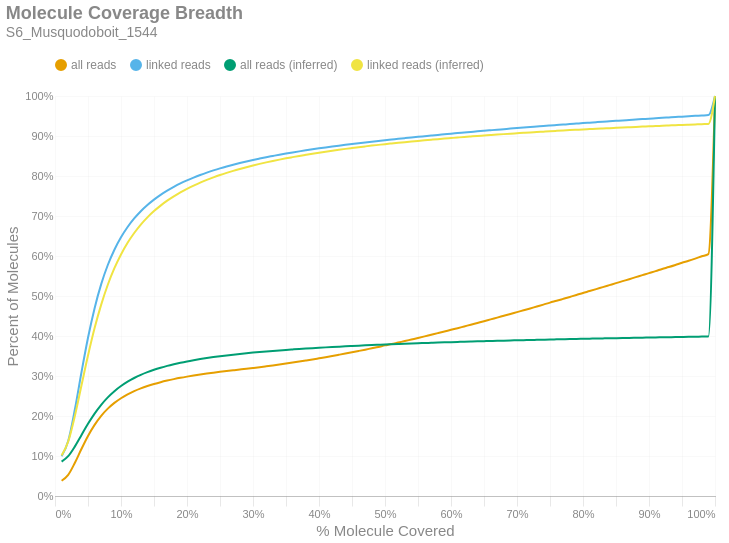

The code cell stored with this chart in its notebook:
### Markdown cell above
### Molecule Read Coverage
This chart shows molecule coverage breadth as computed by the number of bases aligned to that molecule. In other words, "*how much of each unique long molecule is actually sequenced/aligned?*" Keep in mind there is a distinction between sequences and alignments, since some sequences belonging to a particular molecule may not align well and wouldn't appear in the alignment data. This chart also shows molecule coverage breadth as computed by the *inferred fragment* from which the aligned sequences originate. Unlike read coverage, this calculation takes into account the total insert size, including unsequenced gaps between the forward and reverse reads. Like the previous figures, these are cumulative percents.

### Code cell
if SKIPLR:
    print_html(f"Skipped")
else:
    binned_df = consolidated_hist(valids['coverage_bp'], mask, 0.01, True)
    binned_df_inf = consolidated_hist(valids['coverage_inserts'], mask, 0.01, True)
    binned_df = binned_df.with_columns(pl.lit(binned_df_inf['all reads (cumsum)']).alias('all reads (inferred)'))
    binned_df = binned_df.with_columns(pl.lit(binned_df_inf['linked reads (cumsum)']).alias('linked reads (inferred)'))
    binned_df = binned_df.with_columns(
        (pl.col('bin').cast(pl.Float64) + 0.01).alias('right_edge')
    )

    with SafeRender(binned_df):
        (
            density_plot(binned_df, 'Molecule Coverage Breadth', samplename, 'molcov', ['all reads (inferred)','linked reads (inferred)'])
            .encode(
                #x=alt.X('bin:Q', title="% Molecule Covered").axis(format = '%').scale(padding=0),
                x=alt.X('right_edge:Q', title="% Molecule Covered").axis(format='%').scale(padding=0),
                y=alt.Y('value:Q', title='Percent of Molecules')
                    .axis(format='%')
                    .stack(False)
                    .scale(domainMin=0, padding=0),
                color=alt.Color("key:N").scale(domain = ["all reads", "linked reads", "all reads (inferred)", "linked reads (inferred)"]),
                tooltip = [
                    alt.Tooltip("key:N", title = "Data Type"),
                    alt.Tooltip("range_label:N", title="% Molecule Covered"),
                    alt.Tooltip("value:Q", format = ".2%", title="% Molecules")
                ]
            )
        ).display()

### Figure 1 — Vega-Lite specification as saved in the notebook (floating-point values rounded to 4 significant figures)
{"width": "container", "height": 400, "config": {"title": {"anchor": "start", "dy": -15, "fontSize": 18, "color": "#888888", "subtitleColor": "#888888", "subtitleFontSize": 14}, "arc": {"fill": "#0072B2"}, "axis": {"domainColor": "#888888", "domainWidth": 0.5, "gridWidth": 0.2, "grid": false, "titleFontWeight": 400, "titleFontSize": 15, "labelFontSize": 11, "labelColor": "#888888", "tickColor": "#888888", "tickWidth": 0.2, "titleColor": "#888888"}, "axisBand": {"grid": false}, "axisX": {"grid": true, "tickSize": 10, "domainCap": "round"}, "axisY": {"domain": false, "grid": true, "tickSize": 0, "domainCap": "round"}, "background": "transparent", "header": {"labelFontSize": 15, "labelColor": "#888888", "titleFontSize": 15, "titleFontWeight": 600, "titleColor": "#888888"}, "legend": {"labelFont": "sans-serif", "labelFontSize": 12, "labelColor": "#888888", "symbolSize": 100, "symbolType": "circle", "titleFontSize": 12, "titlePadding": 10, "titleColor": "#888888", "title": null, "orient": "top"}, "range": {"category": ["#E69F00", "#56B4E9", "#009E73", "#F0E442", "#0072B2", "#D55E00", "#CC79A7", "#000000"], "diverging": ["#cfe8f3", "#a2d4ec", "#73bfe2", "#46abdb", "#1696d2", "#12719e"]}, "area": {"fill": "#0072B2", "fillOpacity": 0.7, "line": true, "strokeOpacity": 0.7}, "line": {"color": "#0072B2", "stroke": "#0072B2", "strokeWidth": 2}, "trail": {"color": "#0072B2", "stroke": "#0072B2", "strokeWidth": 0, "size": 1}, "point": {"filled": true, "fillOpacity": 1.0, "size": 95}, "text": {"color": "#888888", "fontSize": 11, "align": "right", "fontWeight": 400, "size": 11}, "bar": {"fill": "#0072B2", "stroke": null}, "view": {"stroke": null, "continuousWidth": 660, "continuousHeight": 400}}, "data": {"name": "data-09ea3489c35f3fa43d71a38324c572a2"}, "mark": {"type": "line", "interpolate": "monotone", "point": {"opacity": 0, "size": 275}}, "encoding": {"color": {"field": "key", "scale": {"domain": ["all reads", "linked reads", "all reads (inferred)", "linked reads (inferred)"]}, "type": "nominal"}, "tooltip": [{"field": "key", "title": "Data Type", "type": "nominal"}, {"field": "range_label", "title": "% Molecule Covered", "type": "nominal"}, {"field": "value", "format": ".2%", "title": "% Molecules", "type": "quantitative"}], "x": {"axis": {"format": "%"}, "field": "right_edge", "scale": {"padding": 0}, "title": "% Molecule Covered", "type": "quantitative"}, "y": {"axis": {"format": "%"}, "field": "value", "scale": {"domainMin": 0, "padding": 0}, "stack": false, "title": "Percent of Molecules", "type": "quantitative"}}, "params": [{"name": "param_c36ac31b6afebe62", "select": {"type": "point", "fields": ["key"]}, "bind": "legend"}], "title": {"text": "Molecule Coverage Breadth", "subtitle": "S6_Musquodoboit_1544"}, "transform": [{"fold": ["all reads (cumsum)", "linked reads (cumsum)", "all reads (inferred)", "linked reads (inferred)"]}, {"calculate": "replace(datum.key, ' (cumsum)', '')", "as": "key"}, {"filter": {"param": "param_c36ac31b6afebe62"}}], "usermeta": {"embedOptions": {"downloadFileName": "S6_Musquodoboit_1544.molcov"}}, "$schema": "https://vega.github.io/schema/vega-lite/v6.1.0.json", "datasets": {"data-09ea3489c35f3fa43d71a38324c572a2": [{"bin": "0.0", "interval": "0.0-0.01", "all reads": 0.0382, "linked reads": 0.09914, "all reads (cumsum)": 0.0382, "linked reads (cumsum)": 0.09914, "range_label": "0.0-0.01", "all reads (inferred)": 0.0859, "linked reads (inferred)": 0.1012, "right_edge": 0.01}, {"bin": "0.01", "interval": "0.01-0.02", "all reads": 0.01475, "linked reads": 0.03828, "all reads (cumsum)": 0.05294, "linked reads (cumsum)": 0.1374, "range_label": "0.01-0.02", "all reads (inferred)": 0.09958, "linked reads (inferred)": 0.1363, "right_edge": 0.02}, {"bin": "0.02", "interval": "0.02-0.03", "all reads": 0.02955, "linked reads": 0.07807, "all reads (cumsum)": 0.08249, "linked reads (cumsum)": 0.2155, "range_label": "0.02-0.03", "all reads (inferred)": 0.1235, "linked reads (inferred)": 0.1995, "right_edge": 0.03}, {"bin": "0.03", "interval": "0.03-0.04", "all reads": 0.03488, "linked reads": 0.09272, "all reads (cumsum)": 0.1174, "linked reads (cumsum)": 0.3082, "range_label": "0.03-0.04", "all reads (inferred)": 0.1521, "linked reads (inferred)": 0.2755, "right_edge": 0.04}, {"bin": "0.04", "interval": "0.04-0.05", "all reads": 0.03274, "linked reads": 0.08729, "all reads (cumsum)": 0.1501, "linked reads (cumsum)": 0.3955, "range_label": "0.04-0.05", "all reads (inferred)": 0.1804, "linked reads (inferred)": 0.351, "right_edge": 0.05}, {"bin": "0.05", "interval": "0.05-0.06", "all reads": 0.02778, "linked reads": 0.07411, "all reads (cumsum)": 0.1779, "linked reads (cumsum)": 0.4696, "range_label": "0.05-0.06", "all reads (inferred)": 0.2061, "linked reads (inferred)": 0.4197, "right_edge": 0.06}, {"bin": "0.06", "interval": "0.06-0.07", "all reads": 0.02256, "linked reads": 0.06014, "all reads (cumsum)": 0.2005, "linked reads (cumsum)": 0.5297, "range_label": "0.06-0.07", "all reads (inferred)": 0.228, "linked reads (inferred)": 0.4784, "right_edge": 0.07}, {"bin": "0.07", "interval": "0.07-0.08", "all reads": 0.01792, "linked reads": 0.04776, "all reads (cumsum)": 0.2184, "linked reads (cumsum)": 0.5775, "range_label": "0.07-0.08", "all reads (inferred)": 0.2466, "linked reads (inferred)": 0.5281, "right_edge": 0.08}, {"bin": "0.08", "interval": "0.08-0.09", "all reads": 0.01436, "linked reads": 0.03826, "all reads (cumsum)": 0.2327, "linked reads (cumsum)": 0.6158, "range_label": "0.08-0.09", "all reads (inferred)": 0.2621, "linked reads (inferred)": 0.5695, "right_edge": 0.09}, {"bin": "0.09", "interval": "0.09-0.1", "all reads": 0.01169, "linked reads": 0.03108, "all reads (cumsum)": 0.2444, "linked reads (cumsum)": 0.6468, "range_label": "0.09-0.1", "all reads (inferred)": 0.2749, "linked reads (inferred)": 0.6037, "right_edge": 0.1}, {"bin": "0.1", "interval": "0.1-0.11", "all reads": 0.009682, "linked reads": 0.02567, "all reads (cumsum)": 0.2541, "linked reads (cumsum)": 0.6725, "range_label": "0.1-0.11", "all reads (inferred)": 0.2858, "linked reads (inferred)": 0.633, "right_edge": 0.11}, {"bin": "0.11", "interval": "0.11-0.12", "all reads": 0.008049, "linked reads": 0.02134, "all reads (cumsum)": 0.2622, "linked reads (cumsum)": 0.6938, "range_label": "0.11-0.12", "all reads (inferred)": 0.295, "linked reads (inferred)": 0.6575, "right_edge": 0.12}, {"bin": "0.12", "interval": "0.12-0.13", "all reads": 0.006863, "linked reads": 0.01816, "all reads (cumsum)": 0.269, "linked reads (cumsum)": 0.712, "range_label": "0.12-0.13", "all reads (inferred)": 0.3029, "linked reads (inferred)": 0.6785, "right_edge": 0.13}, {"bin": "0.13", "interval": "0.13-0.14", "all reads": 0.005854, "linked reads": 0.01548, "all reads (cumsum)": 0.2749, "linked reads (cumsum)": 0.7275, "range_label": "0.13-0.14", "all reads (inferred)": 0.3097, "linked reads (inferred)": 0.6966, "right_edge": 0.14}, {"bin": "0.14", "interval": "0.14-0.15", "all reads": 0.00514, "linked reads": 0.01356, "all reads (cumsum)": 0.28, "linked reads (cumsum)": 0.741, "range_label": "0.14-0.15", "all reads (inferred)": 0.3155, "linked reads (inferred)": 0.7122, "right_edge": 0.15}, {"bin": "0.15", "interval": "0.15-0.16", "all reads": 0.004536, "linked reads": 0.01192, "all reads (cumsum)": 0.2846, "linked reads (cumsum)": 0.753, "range_label": "0.15-0.16", "all reads (inferred)": 0.3207, "linked reads (inferred)": 0.726, "right_edge": 0.16}, {"bin": "0.16", "interval": "0.16-0.17", "all reads": 0.003981, "linked reads": 0.01045, "all reads (cumsum)": 0.2885, "linked reads (cumsum)": 0.7634, "range_label": "0.16-0.17", "all reads (inferred)": 0.3253, "linked reads (inferred)": 0.7383, "right_edge": 0.17}, {"bin": "0.17", "interval": "0.17-0.18", "all reads": 0.00361, "linked reads": 0.009393, "all reads (cumsum)": 0.2922, "linked reads (cumsum)": 0.7728, "range_label": "0.17-0.18", "all reads (inferred)": 0.3294, "linked reads (inferred)": 0.7491, "right_edge": 0.18}, {"bin": "0.18", "interval": "0.18-0.19", "all reads": 0.003325, "linked reads": 0.008618, "all reads (cumsum)": 0.2955, "linked reads (cumsum)": 0.7814, "range_label": "0.18-0.19", "all reads (inferred)": 0.3331, "linked reads (inferred)": 0.759, "right_edge": 0.19}, {"bin": "0.19", "interval": "0.19-0.2", "all reads": 0.002983, "linked reads": 0.007677, "all reads (cumsum)": 0.2985, "linked reads (cumsum)": 0.7891, "range_label": "0.19-0.2", "all reads (inferred)": 0.3365, "linked reads (inferred)": 0.7679, "right_edge": 0.2}, {"bin": "0.2", "interval": "0.2-0.21", "all reads": 0.002735, "linked reads": 0.006991, "all reads (cumsum)": 0.3012, "linked reads (cumsum)": 0.7961, "range_label": "0.2-0.21", "all reads (inferred)": 0.3395, "linked reads (inferred)": 0.7759, "right_edge": 0.21}, {"bin": "0.21", "interval": "0.21-0.22", "all reads": 0.002562, "linked reads": 0.006482, "all reads (cumsum)": 0.3038, "linked reads (cumsum)": 0.8026, "range_label": "0.21-0.22", "all reads (inferred)": 0.3423, "linked reads (inferred)": 0.7834, "right_edge": 0.22}, {"bin": "0.22", "interval": "0.22-0.23", "all reads": 0.002386, "linked reads": 0.005971, "all reads (cumsum)": 0.3061, "linked reads (cumsum)": 0.8085, "range_label": "0.22-0.23", "all reads (inferred)": 0.3448, "linked reads (inferred)": 0.7901, "right_edge": 0.23}, {"bin": "0.23", "interval": "0.23-0.24", "all reads": 0.002194, "linked reads": 0.005425, "all reads (cumsum)": 0.3083, "linked reads (cumsum)": 0.814, "range_label": "0.23-0.24", "all reads (inferred)": 0.3472, "linked reads (inferred)": 0.7965, "right_edge": 0.24}, {"bin": "0.24", "interval": "0.24-0.25", "all reads": 0.002104, "linked reads": 0.005133, "all reads (cumsum)": 0.3104, "linked reads (cumsum)": 0.8191, "range_label": "0.24-0.25", "all reads (inferred)": 0.3495, "linked reads (inferred)": 0.8024, "right_edge": 0.25}, {"bin": "0.25", "interval": "0.25-0.26", "all reads": 0.001989, "linked reads": 0.004755, "all reads (cumsum)": 0.3124, "linked reads (cumsum)": 0.8239, "range_label": "0.25-0.26", "all reads (inferred)": 0.3515, "linked reads (inferred)": 0.8078, "right_edge": 0.26}, {"bin": "0.26", "interval": "0.26-0.27", "all reads": 0.00188, "linked reads": 0.00439, "all reads (cumsum)": 0.3143, "linked reads (cumsum)": 0.8282, "range_label": "0.26-0.27", "all reads (inferred)": 0.3534, "linked reads (inferred)": 0.8129, "right_edge": 0.27}, {"bin": "0.27", "interval": "0.27-0.28", "all reads": 0.001884, "linked reads": 0.004172, "all reads (cumsum)": 0.3162, "linked reads (cumsum)": 0.8324, "range_label": "0.27-0.28", "all reads (inferred)": 0.3552, "linked reads (inferred)": 0.8176, "right_edge": 0.28}, {"bin": "0.28", "interval": "0.28-0.29", "all reads": 0.001899, "linked reads": 0.003888, "all reads (cumsum)": 0.3181, "linked reads (cumsum)": 0.8363, "range_label": "0.28-0.29", "all reads (inferred)": 0.3569, "linked reads (inferred)": 0.822, "right_edge": 0.29}, {"bin": "0.29", "interval": "0.29-0.3", "all reads": 0.001973, "linked reads": 0.00373, "all reads (cumsum)": 0.3201, "linked reads (cumsum)": 0.84, "range_label": "0.29-0.3", "all reads (inferred)": 0.3585, "linked reads (inferred)": 0.8263, "right_edge": 0.3}, {"bin": "0.3", "interval": "0.3-0.31", "all reads": 0.002023, "linked reads": 0.003517, "all reads (cumsum)": 0.3221, "linked reads (cumsum)": 0.8435, "range_label": "0.3-0.31", "all reads (inferred)": 0.36, "linked reads (inferred)": 0.8303, "right_edge": 0.31}, {"bin": "0.31", "interval": "0.31-0.32", "all reads": 0.002144, "linked reads": 0.003428, "all reads (cumsum)": 0.3242, "linked reads (cumsum)": 0.847, "range_label": "0.31-0.32", "all reads (inferred)": 0.3614, "linked reads (inferred)": 0.8341, "right_edge": 0.32}, {"bin": "0.32", "interval": "0.32-0.33", "all reads": 0.002191, "linked reads": 0.003129, "all reads (cumsum)": 0.3264, "linked reads (cumsum)": 0.8501, "range_label": "0.32-0.33", "all reads (inferred)": 0.3628, "linked reads (inferred)": 0.8376, "right_edge": 0.33}, {"bin": "0.33", "interval": "0.33-0.34", "all reads": 0.002278, "linked reads": 0.003103, "all reads (cumsum)": 0.3287, "linked reads (cumsum)": 0.8532, "range_label": "0.33-0.34", "all reads (inferred)": 0.364, "linked reads (inferred)": 0.841, "right_edge": 0.34}, {"bin": "0.34", "interval": "0.34-0.35", "all reads": 0.002347, "linked reads": 0.002932, "all reads (cumsum)": 0.3311, "linked reads (cumsum)": 0.8561, "range_label": "0.34-0.35", "all reads (inferred)": 0.3652, "linked reads (inferred)": 0.8442, "right_edge": 0.35}, {"bin": "0.35", "interval": "0.35-0.36", "all reads": 0.002415, "linked reads": 0.00279, "all reads (cumsum)": 0.3335, "linked reads (cumsum)": 0.8589, "range_label": "0.35-0.36", "all reads (inferred)": 0.3664, "linked reads (inferred)": 0.8472, "right_edge": 0.36}, {"bin": "0.36", "interval": "0.36-0.37", "all reads": 0.00252, "linked reads": 0.002655, "all reads (cumsum)": 0.336, "linked reads (cumsum)": 0.8616, "range_label": "0.36-0.37", "all reads (inferred)": 0.3675, "linked reads (inferred)": 0.8502, "right_edge": 0.37}, {"bin": "0.37", "interval": "0.37-0.38", "all reads": 0.002635, "linked reads": 0.002577, "all reads (cumsum)": 0.3386, "linked reads (cumsum)": 0.8642, "range_label": "0.37-0.38", "all reads (inferred)": 0.3686, "linked reads (inferred)": 0.853, "right_edge": 0.38}, {"bin": "0.38", "interval": "0.38-0.39", "all reads": 0.002699, "linked reads": 0.002526, "all reads (cumsum)": 0.3413, "linked reads (cumsum)": 0.8667, "range_label": "0.38-0.39", "all reads (inferred)": 0.3696, "linked reads (inferred)": 0.8558, "right_edge": 0.39}, {"bin": "0.39", "interval": "0.39-0.4", "all reads": 0.002843, "linked reads": 0.002423, "all reads (cumsum)": 0.3442, "linked reads (cumsum)": 0.8691, "range_label": "0.39-0.4", "all reads (inferred)": 0.3706, "linked reads (inferred)": 0.8584, "right_edge": 0.4}, {"bin": "0.4", "interval": "0.4-0.41", "all reads": 0.002853, "linked reads": 0.00231, "all reads (cumsum)": 0.347, "linked reads (cumsum)": 0.8714, "range_label": "0.4-0.41", "all reads (inferred)": 0.3716, "linked reads (inferred)": 0.8608, "right_edge": 0.41}, {"bin": "0.41", "interval": "0.41-0.42", "all reads": 0.00297, "linked reads": 0.002235, "all reads (cumsum)": 0.35, "linked reads (cumsum)": 0.8737, "range_label": "0.41-0.42", "all reads (inferred)": 0.3725, "linked reads (inferred)": 0.8632, "right_edge": 0.42}, {"bin": "0.42", "interval": "0.42-0.43", "all reads": 0.003058, "linked reads": 0.002169, "all reads (cumsum)": 0.353, "linked reads (cumsum)": 0.8758, "range_label": "0.42-0.43", "all reads (inferred)": 0.3734, "linked reads (inferred)": 0.8656, "right_edge": 0.43}, {"bin": "0.43", "interval": "0.43-0.44", "all reads": 0.003094, "linked reads": 0.002086, "all reads (cumsum)": 0.3561, "linked reads (cumsum)": 0.8779, "range_label": "0.43-0.44", "all reads (inferred)": 0.3742, "linked reads (inferred)": 0.8678, "right_edge": 0.44}, {"bin": "0.44", "interval": "0.44-0.45", "all reads": 0.003184, "linked reads": 0.00201, "all reads (cumsum)": 0.3593, "linked reads (cumsum)": 0.8799, "range_label": "0.44-0.45", "all reads (inferred)": 0.375, "linked reads (inferred)": 0.8699, "right_edge": 0.45}, {"bin": "0.45", "interval": "0.45-0.46", "all reads": 0.003252, "linked reads": 0.002007, "all reads (cumsum)": 0.3626, "linked reads (cumsum)": 0.8819, "range_label": "0.45-0.46", "all reads (inferred)": 0.3758, "linked reads (inferred)": 0.872, "right_edge": 0.46}, {"bin": "0.46", "interval": "0.46-0.47", "all reads": 0.003311, "linked reads": 0.001902, "all reads (cumsum)": 0.3659, "linked reads (cumsum)": 0.8838, "range_label": "0.46-0.47", "all reads (inferred)": 0.3766, "linked reads (inferred)": 0.874, "right_edge": 0.47}, {"bin": "0.47", "interval": "0.47-0.48", "all reads": 0.003446, "linked reads": 0.0019, "all reads (cumsum)": 0.3693, "linked reads (cumsum)": 0.8857, "range_label": "0.47-0.48", "all reads (inferred)": 0.3773, "linked reads (inferred)": 0.876, "right_edge": 0.48}, {"bin": "0.48", "interval": "0.48-0.49", "all reads": 0.003383, "linked reads": 0.001886, "all reads (cumsum)": 0.3727, "linked reads (cumsum)": 0.8876, "range_label": "0.48-0.49", "all reads (inferred)": 0.378, "linked reads (inferred)": 0.8778, "right_edge": 0.49}, {"bin": "0.49", "interval": "0.49-0.5", "all reads": 0.003807, "linked reads": 0.001876, "all reads (cumsum)": 0.3765, "linked reads (cumsum)": 0.8895, "range_label": "0.49-0.5", "all reads (inferred)": 0.3788, "linked reads (inferred)": 0.8796, "right_edge": 0.5}, {"bin": "0.5", "interval": "0.5-0.51", "all reads": 0.003316, "linked reads": 0.001711, "all reads (cumsum)": 0.3798, "linked reads (cumsum)": 0.8912, "range_label": "0.5-0.51", "all reads (inferred)": 0.3794, "linked reads (inferred)": 0.8813, "right_edge": 0.51}, {"bin": "0.51", "interval": "0.51-0.52", "all reads": 0.003804, "linked reads": 0.001737, "all reads (cumsum)": 0.3836, "linked reads (cumsum)": 0.8929, "range_label": "0.51-0.52", "all reads (inferred)": 0.38, "linked reads (inferred)": 0.883, "right_edge": 0.52}, {"bin": "0.52", "interval": "0.52-0.53", "all reads": 0.003697, "linked reads": 0.001693, "all reads (cumsum)": 0.3873, "linked reads (cumsum)": 0.8946, "range_label": "0.52-0.53", "all reads (inferred)": 0.3807, "linked reads (inferred)": 0.8846, "right_edge": 0.53}, {"bin": "0.53", "interval": "0.53-0.54", "all reads": 0.003873, "linked reads": 0.001675, "all reads (cumsum)": 0.3912, "linked reads (cumsum)": 0.8963, "range_label": "0.53-0.54", "all reads (inferred)": 0.3813, "linked reads (inferred)": 0.8862, "right_edge": 0.54}, {"bin": "0.54", "interval": "0.54-0.55", "all reads": 0.003842, "linked reads": 0.001635, "all reads (cumsum)": 0.3951, "linked reads (cumsum)": 0.8979, "range_label": "0.54-0.55", "all reads (inferred)": 0.3819, "linked reads (inferred)": 0.8878, "right_edge": 0.55}, {"bin": "0.55", "interval": "0.55-0.56", "all reads": 0.003991, "linked reads": 0.001602, "all reads (cumsum)": 0.399, "linked reads (cumsum)": 0.8995, "range_label": "0.55-0.56", "all reads (inferred)": 0.3824, "linked reads (inferred)": 0.8892, "right_edge": 0.56}, {"bin": "0.56", "interval": "0.56-0.57", "all reads": 0.004076, "linked reads": 0.001602, "all reads (cumsum)": 0.4031, "linked reads (cumsum)": 0.9012, "range_label": "0.56-0.57", "all reads (inferred)": 0.383, "linked reads (inferred)": 0.8907, "right_edge": 0.57}, {"bin": "0.57", "interval": "0.57-0.58", "all reads": 0.004027, "linked reads": 0.001574, "all reads (cumsum)": 0.4071, "linked reads (cumsum)": 0.9027, "range_label": "0.57-0.58", "all reads (inferred)": 0.3836, "linked reads (inferred)": 0.8922, "right_edge": 0.58}, {"bin": "0.58", "interval": "0.58-0.59", "all reads": 0.004105, "linked reads": 0.0015, "all reads (cumsum)": 0.4113, "linked reads (cumsum)": 0.9042, "range_label": "0.58-0.59", "all reads (inferred)": 0.3841, "linked reads (inferred)": 0.8936, "right_edge": 0.59}, {"bin": "0.59", "interval": "0.59-0.6", "all reads": 0.004283, "linked reads": 0.001532, "all reads (cumsum)": 0.4155, "linked reads (cumsum)": 0.9058, "range_label": "0.59-0.6", "all reads (inferred)": 0.3846, "linked reads (inferred)": 0.8949, "right_edge": 0.6}, {"bin": "0.6", "interval": "0.6-0.61", "all reads": 0.004057, "linked reads": 0.001443, "all reads (cumsum)": 0.4196, "linked reads (cumsum)": 0.9072, "range_label": "0.6-0.61", "all reads (inferred)": 0.3851, "linked reads (inferred)": 0.8962, "right_edge": 0.61}, {"bin": "0.61", "interval": "0.61-0.62", "all reads": 0.004348, "linked reads": 0.00147, "all reads (cumsum)": 0.4239, "linked reads (cumsum)": 0.9087, "range_label": "0.61-0.62", "all reads (inferred)": 0.3857, "linked reads (inferred)": 0.8975, "right_edge": 0.62}, {"bin": "0.62", "interval": "0.62-0.63", "all reads": 0.004291, "linked reads": 0.001458, "all reads (cumsum)": 0.4282, "linked reads (cumsum)": 0.9101, "range_label": "0.62-0.63", "all reads (inferred)": 0.3861, "linked reads (inferred)": 0.8988, "right_edge": 0.63}, {"bin": "0.63", "interval": "0.63-0.64", "all reads": 0.004393, "linked reads": 0.00148, "all reads (cumsum)": 0.4326, "linked reads (cumsum)": 0.9116, "range_label": "0.63-0.64", "all reads (inferred)": 0.3866, "linked reads (inferred)": 0.9, "right_edge": 0.64}, {"bin": "0.64", "interval": "0.64-0.65", "all reads": 0.00434, "linked reads": 0.001414, "all reads (cumsum)": 0.437, "linked reads (cumsum)": 0.913, "range_label": "0.64-0.65", "all reads (inferred)": 0.3871, "linked reads (inferred)": 0.9012, "right_edge": 0.65}, {"bin": "0.65", "interval": "0.65-0.66", "all reads": 0.004602, "linked reads": 0.001384, "all reads (cumsum)": 0.4416, "linked reads (cumsum)": 0.9144, "range_label": "0.65-0.66", "all reads (inferred)": 0.3875, "linked reads (inferred)": 0.9024, "right_edge": 0.66}, {"bin": "0.66", "interval": "0.66-0.67", "all reads": 0.004428, "linked reads": 0.001373, "all reads (cumsum)": 0.446, "linked reads (cumsum)": 0.9158, "range_label": "0.66-0.67", "all reads (inferred)": 0.388, "linked reads (inferred)": 0.9036, "right_edge": 0.67}, {"bin": "0.67", "interval": "0.67-0.68", "all reads": 0.004573, "linked reads": 0.001348, "all reads (cumsum)": 0.4506, "linked reads (cumsum)": 0.9171, "range_label": "0.67-0.68", "all reads (inferred)": 0.3884, "linked reads (inferred)": 0.9047, "right_edge": 0.68}, {"bin": "0.68", "interval": "0.68-0.69", "all reads": 0.004509, "linked reads": 0.001363, "all reads (cumsum)": 0.4551, "linked reads (cumsum)": 0.9185, "range_label": "0.68-0.69", "all reads (inferred)": 0.3888, "linked reads (inferred)": 0.9058, "right_edge": 0.69}, {"bin": "0.69", "interval": "0.69-0.7", "all reads": 0.004678, "linked reads": 0.001331, "all reads (cumsum)": 0.4598, "linked reads (cumsum)": 0.9198, "range_label": "0.69-0.7", "all reads (inferred)": 0.3893, "linked reads (inferred)": 0.9068, "right_edge": 0.7}, {"bin": "0.7", "interval": "0.7-0.71", "all reads": 0.004556, "linked reads": 0.001277, "all reads (cumsum)": 0.4643, "linked reads (cumsum)": 0.9211, "range_label": "0.7-0.71", "all reads (inferred)": 0.3897, "linked reads (inferred)": 0.9078, "right_edge": 0.71}, {"bin": "0.71", "interval": "0.71-0.72", "all reads": 0.004638, "linked reads": 0.001334, "all reads (cumsum)": 0.4689, "linked reads (cumsum)": 0.9224, "range_label": "0.71-0.72", "all reads (inferred)": 0.3901, "linked reads (inferred)": 0.9089, "right_edge": 0.72}, {"bin": "0.72", "interval": "0.72-0.73", "all reads": 0.004806, "linked reads": 0.001265, "all reads (cumsum)": 0.4738, "linked reads (cumsum)": 0.9237, "range_label": "0.72-0.73", "all reads (inferred)": 0.3904, "linked reads (inferred)": 0.9099, "right_edge": 0.73}, {"bin": "0.73", "interval": "0.73-0.74", "all reads": 0.004708, "linked reads": 0.001293, "all reads (cumsum)": 0.4785, "linked reads (cumsum)": 0.925, "range_label": "0.73-0.74", "all reads (inferred)": 0.3908, "linked reads (inferred)": 0.9109, "right_edge": 0.74}, {"bin": "0.74", "interval": "0.74-0.75", "all reads": 0.004982, "linked reads": 0.001222, "all reads (cumsum)": 0.4834, "linked reads (cumsum)": 0.9262, "range_label": "0.74-0.75", "all reads (inferred)": 0.3912, "linked reads (inferred)": 0.9119, "right_edge": 0.75}, {"bin": "0.75", "interval": "0.75-0.76", "all reads": 0.004622, "linked reads": 0.001196, "all reads (cumsum)": 0.4881, "linked reads (cumsum)": 0.9274, "range_label": "0.75-0.76", "all reads (inferred)": 0.3916, "linked reads (inferred)": 0.9128, "right_edge": 0.76}, {"bin": "0.76", "interval": "0.76-0.77", "all reads": 0.004782, "linked reads": 0.001194, "all reads (cumsum)": 0.4928, "linked reads (cumsum)": 0.9286, "range_label": "0.76-0.77", "all reads (inferred)": 0.392, "linked reads (inferred)": 0.9138, "right_edge": 0.77}, {"bin": "0.77", "interval": "0.77-0.78", "all reads": 0.0048, "linked reads": 0.001186, "all reads (cumsum)": 0.4976, "linked reads (cumsum)": 0.9298, "range_label": "0.77-0.78", "all reads (inferred)": 0.3923, "linked reads (inferred)": 0.9147, "right_edge": 0.78}, {"bin": "0.78", "interval": "0.78-0.79", "all reads": 0.00484, "linked reads": 0.001227, "all reads (cumsum)": 0.5025, "linked reads (cumsum)": 0.931, "range_label": "0.78-0.79", "all reads (inferred)": 0.3927, "linked reads (inferred)": 0.9156, "right_edge": 0.79}, {"bin": "0.79", "interval": "0.79-0.8", "all reads": 0.005115, "linked reads": 0.001224, "all reads (cumsum)": 0.5076, "linked reads (cumsum)": 0.9322, "range_label": "0.79-0.8", "all reads (inferred)": 0.393, "linked reads (inferred)": 0.9164, "right_edge": 0.8}, {"bin": "0.8", "interval": "0.8-0.81", "all reads": 0.004694, "linked reads": 0.001158, "all reads (cumsum)": 0.5123, "linked reads (cumsum)": 0.9334, "range_label": "0.8-0.81", "all reads (inferred)": 0.3934, "linked reads (inferred)": 0.9173, "right_edge": 0.81}, {"bin": "0.81", "interval": "0.81-0.82", "all reads": 0.004904, "linked reads": 0.00117, "all reads (cumsum)": 0.5172, "linked reads (cumsum)": 0.9346, "range_label": "0.81-0.82", "all reads (inferred)": 0.3937, "linked reads (inferred)": 0.9181, "right_edge": 0.82}, {"bin": "0.82", "interval": "0.82-0.83", "all reads": 0.005019, "linked reads": 0.001152, "all reads (cumsum)": 0.5222, "linked reads (cumsum)": 0.9357, "range_label": "0.82-0.83", "all reads (inferred)": 0.394, "linked reads (inferred)": 0.9189, "right_edge": 0.83}, {"bin": "0.83", "interval": "0.83-0.84", "all reads": 0.004936, "linked reads": 0.001085, "all reads (cumsum)": 0.5272, "linked reads (cumsum)": 0.9368, "range_label": "0.83-0.84", "all reads (inferred)": 0.3943, "linked reads (inferred)": 0.9197, "right_edge": 0.84}, {"bin": "0.84", "interval": "0.84-0.85", "all reads": 0.00493, "linked reads": 0.001096, "all reads (cumsum)": 0.5321, "linked reads (cumsum)": 0.9379, "range_label": "0.84-0.85", "all reads (inferred)": 0.3946, "linked reads (inferred)": 0.9205, "right_edge": 0.85}, {"bin": "0.85", "interval": "0.85-0.86", "all reads": 0.004999, "linked reads": 0.001114, "all reads (cumsum)": 0.5371, "linked reads (cumsum)": 0.939, "range_label": "0.85-0.86", "all reads (inferred)": 0.3949, "linked reads (inferred)": 0.9212, "right_edge": 0.86}, {"bin": "0.86", "interval": "0.86-0.87", "all reads": 0.004954, "linked reads": 0.001064, "all reads (cumsum)": 0.542, "linked reads (cumsum)": 0.9401, "range_label": "0.86-0.87", "all reads (inferred)": 0.3952, "linked reads (inferred)": 0.922, "right_edge": 0.87}, {"bin": "0.87", "interval": "0.87-0.88", "all reads": 0.005095, "linked reads": 0.001087, "all reads (cumsum)": 0.5471, "linked reads (cumsum)": 0.9412, "range_label": "0.87-0.88", "all reads (inferred)": 0.3955, "linked reads (inferred)": 0.9227, "right_edge": 0.88}, {"bin": "0.88", "interval": "0.88-0.89", "all reads": 0.004992, "linked reads": 0.001072, "all reads (cumsum)": 0.5521, "linked reads (cumsum)": 0.9422, "range_label": "0.88-0.89", "all reads (inferred)": 0.3958, "linked reads (inferred)": 0.9235, "right_edge": 0.89}, {"bin": "0.89", "interval": "0.89-0.9", "all reads": 0.005168, "linked reads": 0.001107, "all reads (cumsum)": 0.5573, "linked reads (cumsum)": 0.9433, "range_label": "0.89-0.9", "all reads (inferred)": 0.3961, "linked reads (inferred)": 0.9242, "right_edge": 0.9}, {"bin": "0.9", "interval": "0.9-0.91", "all reads": 0.004838, "linked reads": 0.00101, "all reads (cumsum)": 0.5621, "linked reads (cumsum)": 0.9444, "range_label": "0.9-0.91", "all reads (inferred)": 0.3964, "linked reads (inferred)": 0.9249, "right_edge": 0.91}, {"bin": "0.91", "interval": "0.91-0.92", "all reads": 0.005521, "linked reads": 0.001038, "all reads (cumsum)": 0.5677, "linked reads (cumsum)": 0.9454, "range_label": "0.91-0.92", "all reads (inferred)": 0.3967, "linked reads (inferred)": 0.9256, "right_edge": 0.92}, {"bin": "0.92", "interval": "0.92-0.93", "all reads": 0.004726, "linked reads": 0.001013, "all reads (cumsum)": 0.5724, "linked reads (cumsum)": 0.9464, "range_label": "0.92-0.93", "all reads (inferred)": 0.397, "linked reads (inferred)": 0.9263, "right_edge": 0.93}, {"bin": "0.93", "interval": "0.93-0.94", "all reads": 0.005212, "linked reads": 0.001014, "all reads (cumsum)": 0.5776, "linked reads (cumsum)": 0.9474, "range_label": "0.93-0.94", "all reads (inferred)": 0.3973, "linked reads (inferred)": 0.927, "right_edge": 0.94}, {"bin": "0.94", "interval": "0.94-0.95", "all reads": 0.005598, "linked reads": 0.0009513, "all reads (cumsum)": 0.5832, "linked reads (cumsum)": 0.9484, "range_label": "0.94-0.95", "all reads (inferred)": 0.3976, "linked reads (inferred)": 0.9277, "right_edge": 0.95}, {"bin": "0.95", "interval": "0.95-0.96", "all reads": 0.004793, "linked reads": 0.001035, "all reads (cumsum)": 0.588, "linked reads (cumsum)": 0.9494, "range_label": "0.95-0.96", "all reads (inferred)": 0.3979, "linked reads (inferred)": 0.9283, "right_edge": 0.96}, {"bin": "0.96", "interval": "0.96-0.97", "all reads": 0.005485, "linked reads": 0.0009461, "all reads (cumsum)": 0.5935, "linked reads (cumsum)": 0.9504, "range_label": "0.96-0.97", "all reads (inferred)": 0.3981, "linked reads (inferred)": 0.929, "right_edge": 0.97}, {"bin": "0.97", "interval": "0.97-0.98", "all reads": 0.005865, "linked reads": 0.0008814, "all reads (cumsum)": 0.5993, "linked reads (cumsum)": 0.9512, "range_label": "0.97-0.98", "all reads (inferred)": 0.3985, "linked reads (inferred)": 0.9297, "right_edge": 0.98}, {"bin": "0.98", "interval": "0.98-0.99", "all reads": 0.005539, "linked reads": 0.0009802, "all reads (cumsum)": 0.6049, "linked reads (cumsum)": 0.9522, "range_label": "0.98-0.99", "all reads (inferred)": 0.3987, "linked reads (inferred)": 0.9302, "right_edge": 0.99}, {"bin": "0.99", "interval": "0.99-1.0", "all reads": 0.3951, "linked reads": 0.04779, "all reads (cumsum)": 1.0, "linked reads (cumsum)": 1.0, "range_label": "0.99-1.0", "all reads (inferred)": 1.0, "linked reads (inferred)": 1.0, "right_edge": 1.0}]}}
